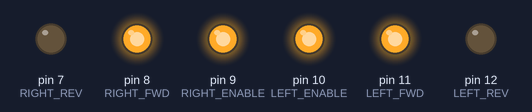
Bench run of a sketch on a simulated Arduino Uno, built with avr-gcc and run on an emulated ATmega328P. Shown: output pins drawn as LEDs (lit = HIGH).

Above: at 0.05 s.
At 4.0 s:
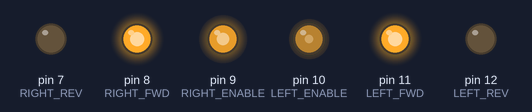
At 10.0 s:
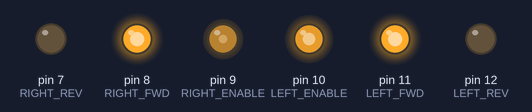
Timing chart, 0 to 11.5 s (numbered marks = the images above):
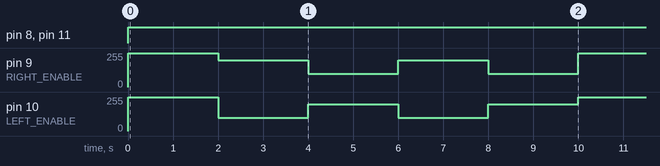

The sketch:

Story5MissionToMars.ino
```cpp
int LEFT_REV = 12;
int LEFT_FWD = 11;
int LEFT_ENABLE = 10;
int RIGHT_ENABLE = 9;
int RIGHT_FWD = 8;
int RIGHT_REV = 7;
void setup()
{
  pinMode(LEFT_REV, OUTPUT);
  pinMode(RIGHT_REV, OUTPUT);
  pinMode(LEFT_ENABLE, OUTPUT);
  pinMode(RIGHT_ENABLE, OUTPUT);
  pinMode(LEFT_FWD, OUTPUT);
  pinMode(RIGHT_FWD, OUTPUT);
}

void forward(int delaytime)
{
digitalWrite (LEFT_REV, LOW);
digitalWrite (RIGHT_REV, LOW);
digitalWrite (LEFT_ENABLE, HIGH);
digitalWrite (RIGHT_ENABLE, HIGH);
digitalWrite (LEFT_FWD, HIGH);
digitalWrite (RIGHT_FWD, HIGH);
delay(delaytime);
}

void left(int delaytime)
{
digitalWrite (LEFT_REV, LOW);
digitalWrite (RIGHT_REV, LOW);
analogWrite (LEFT_ENABLE, 100);
analogWrite (RIGHT_ENABLE, 200);
digitalWrite (LEFT_FWD, HIGH);
digitalWrite (RIGHT_FWD, HIGH);
delay(delaytime);
}

void right(int delaytime)
{
digitalWrite (LEFT_REV, LOW);
digitalWrite (RIGHT_REV, LOW);
analogWrite (LEFT_ENABLE, 200);
analogWrite (RIGHT_ENABLE, 100);
digitalWrite (LEFT_FWD, HIGH);
digitalWrite (RIGHT_FWD, HIGH);
delay(delaytime);
}

void loop()
{
forward(2000);
left(2000);
right(2000);
left(2000);
right(2000);
}
```

Measured:
- by itself, pin 8 (RIGHT_FWD), pin 11 (LEFT_FWD): LOW → HIGH at 0.00 s
- by itself, pin 9 (RIGHT_ENABLE): repeats every 10.0 s: 2 × (200/255 2.0 s, 100/255 2.0 s), 255/255 2.0 s
- by itself, pin 10 (LEFT_ENABLE): repeats every 10.0 s: 2 × (100/255 2.0 s, 200/255 2.0 s), 255/255 2.0 s
